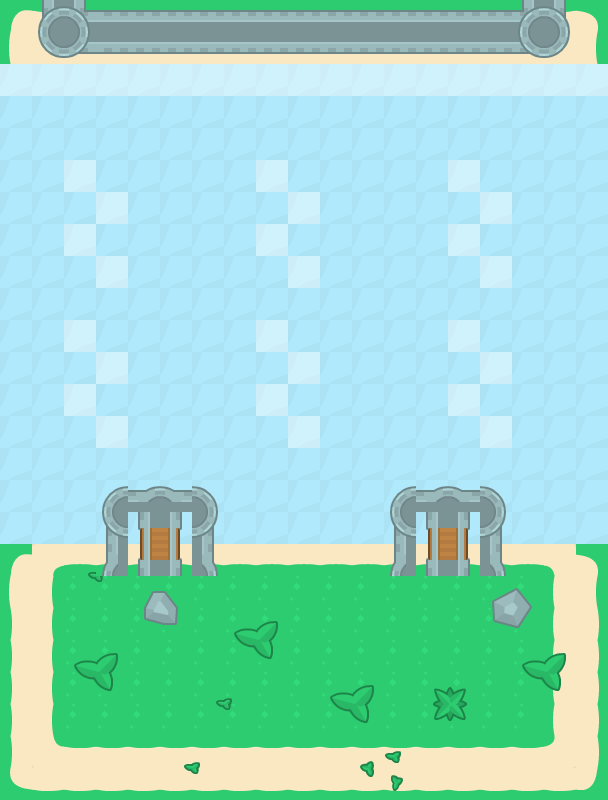

This is a level from a 2D game, rendered from its Tiled map with the project's own tilesets. A one-line summary and the complete map file follow:
An orthogonal 19x25 tile map with 32x32 px tiles, 3 tile layers (Generators, DuckPond, Rocks).

<map version="1.10" tiledversion="1.11.2" orientation="orthogonal" renderorder="right-down" width="19" height="25" tilewidth="32" tileheight="32" infinite="0" nextlayerid="6" nextobjectid="1">
 <editorsettings>
  <export target="DuckPond.json" format="json" />
 </editorsettings>
 <tileset firstgid="1" name="Park" tilewidth="32" tileheight="32" tilecount="384" columns="32">
  <image source="tiles_sheet.png" width="1024" height="384" />
 </tileset>
 <layer id="5" name="Generators" width="19" height="25">
  <data encoding="csv">
0,0,0,0,0,0,0,0,0,0,0,0,0,0,0,0,0,0,0,
0,0,0,0,0,0,0,0,0,0,0,0,0,0,0,0,0,0,0,
237,237,0,0,0,0,0,0,0,0,0,0,0,0,0,0,0,0,0,
0,0,0,0,0,0,0,0,0,0,0,0,0,0,0,0,0,0,0,
0,0,0,0,0,0,0,0,0,0,0,0,0,0,0,0,0,0,0,
0,0,0,0,0,0,0,0,0,0,0,0,0,0,0,0,0,0,0,
0,0,0,0,0,0,0,0,0,0,0,0,0,0,0,0,0,0,0,
0,0,0,0,0,0,0,0,0,0,0,0,0,0,0,0,0,0,0,
0,0,0,0,0,0,0,0,0,0,0,0,0,0,0,0,0,0,0,
0,0,0,0,0,0,0,0,0,0,0,0,0,0,0,0,0,0,0,
0,0,0,0,0,0,0,0,0,0,0,0,0,0,0,0,0,0,0,
0,0,0,0,0,0,0,0,0,0,0,0,0,0,0,0,0,0,0,
0,0,0,0,0,0,0,0,0,0,0,0,0,0,0,0,0,0,0,
0,0,0,0,0,0,0,0,0,0,0,0,0,0,0,0,0,0,0,
0,0,0,0,0,0,0,0,0,0,0,0,0,0,0,0,0,0,0,
0,0,0,0,0,0,0,0,0,0,0,0,0,0,0,0,0,0,0,
0,0,0,0,0,0,117,117,117,117,117,117,117,117,117,117,117,117,117,
0,0,0,0,0,0,0,0,0,0,117,117,117,117,0,0,0,0,0,
0,0,0,0,0,0,0,0,0,0,0,0,0,0,0,0,0,0,0,
0,0,0,0,0,0,0,0,0,0,0,0,0,0,0,0,0,0,0,
0,0,0,0,0,0,0,0,0,0,0,0,0,0,0,0,0,0,0,
0,0,0,0,0,0,0,0,0,0,0,0,0,0,0,0,0,0,0,
0,0,0,0,0,0,0,0,0,0,0,0,0,0,0,0,0,0,0,
0,0,0,0,0,0,0,0,0,0,0,0,0,0,0,0,0,0,0,
0,0,0,0,0,0,0,0,0,0,0,0,0,0,0,0,0,0,0
</data>
 </layer>
 <layer id="1" name="DuckPond" width="19" height="25">
  <data encoding="csv">
135,136,136,136,136,136,136,136,136,136,136,136,136,136,136,136,136,136,138,
167,265,265,265,265,265,265,265,265,265,265,265,265,265,265,265,265,265,170,
273,273,273,273,273,273,273,273,273,273,273,273,273,273,273,273,273,273,273,
273,273,273,273,273,273,273,273,273,273,273,273,273,273,273,273,273,273,273,
273,273,273,273,273,273,273,273,273,273,273,273,273,273,273,273,273,273,273,
273,273,273,273,273,273,273,273,273,273,273,273,273,273,273,273,273,273,273,
273,273,273,273,273,273,273,273,273,273,273,273,273,273,273,273,273,273,273,
273,273,273,273,273,273,273,273,273,273,273,273,273,273,273,273,273,273,273,
273,273,273,273,273,273,273,273,273,273,273,273,273,273,273,273,273,273,273,
273,273,273,273,273,273,273,273,273,273,273,273,273,273,273,273,273,273,273,
273,273,273,273,273,273,273,273,273,273,273,273,273,273,273,273,273,273,273,
273,273,273,273,273,273,273,273,273,273,273,273,273,273,273,273,273,273,273,
273,273,273,273,273,273,273,273,273,273,273,273,273,273,273,273,273,273,273,
273,273,273,273,273,273,273,273,273,273,273,273,273,273,273,273,273,273,273,
273,273,273,273,273,273,273,273,273,273,273,273,273,273,273,273,273,273,273,
273,273,273,273,273,273,273,273,273,273,273,273,273,273,273,273,273,273,273,
273,273,273,273,273,273,273,273,273,273,273,273,273,273,273,273,273,273,273,
135,44,45,45,45,45,45,45,45,45,45,45,45,45,45,45,45,49,138,
167,108,174,174,174,174,174,174,174,174,174,174,174,174,174,174,174,113,170,
199,108,174,174,174,174,174,174,174,174,174,174,174,174,174,174,174,113,202,
199,108,174,174,174,174,174,174,174,174,174,174,174,174,174,174,174,113,202,
199,108,174,174,174,174,174,174,174,174,174,174,174,174,174,174,174,113,202,
199,108,174,174,174,174,174,174,174,174,174,174,174,174,174,174,174,113,202,
199,204,206,206,206,206,206,206,206,206,206,206,206,206,206,206,206,209,202,
231,232,232,232,232,232,232,232,232,232,232,232,232,232,232,232,232,232,234
</data>
 </layer>
 <layer id="2" name="Rocks" width="19" height="25">
  <data encoding="csv">
0,345,346,224,224,224,224,224,224,224,224,224,224,224,224,224,347,348,0,
0,377,378,256,256,256,256,256,256,256,256,256,256,256,256,256,379,380,0,
117,117,117,117,117,117,117,117,117,117,117,117,117,117,117,117,117,117,117,
273,273,273,273,273,273,273,273,273,273,273,273,273,273,273,273,273,273,273,
0,0,0,0,0,0,0,0,0,0,0,0,0,0,0,0,0,0,0,
0,0,116,0,0,0,0,273,116,0,0,0,0,0,116,0,0,0,0,
0,0,0,116,0,0,0,0,0,116,0,0,0,0,0,116,0,0,0,
0,0,116,0,0,0,0,0,116,0,0,0,0,0,116,0,0,0,0,
0,0,0,116,0,0,0,0,0,116,0,0,0,0,0,116,0,0,0,
0,0,0,0,0,0,0,0,0,0,0,0,0,0,0,0,0,0,0,
0,0,116,0,0,0,0,0,116,0,0,0,0,0,116,0,0,0,0,
0,0,0,116,0,0,0,0,0,116,0,0,0,0,0,116,0,0,0,
0,0,116,0,0,0,0,0,116,0,0,0,0,0,116,0,0,0,0,
0,0,0,116,0,0,0,0,0,116,0,0,0,0,0,116,0,0,0,
0,0,0,0,0,0,0,0,0,0,0,0,0,0,0,0,0,0,0,
0,0,0,25,351,352,26,0,0,0,0,0,25,351,352,26,0,0,0,
0,0,0,185,215,216,186,0,0,0,0,0,185,215,216,186,0,0,0,
0,0,333,349,247,248,350,0,0,0,0,0,349,247,248,350,0,0,0,
0,0,365,366,193,194,0,0,0,0,0,0,0,0,0,197,198,0,0,
0,0,0,0,225,226,0,267,268,0,0,0,0,0,0,229,230,0,0,
0,0,267,268,0,0,0,299,300,0,0,0,0,0,0,0,267,268,0,
0,0,299,300,0,0,333,334,0,0,267,268,0,271,272,0,299,300,0,
0,0,0,0,0,0,365,366,0,0,299,300,0,303,304,0,0,0,0,
0,0,0,0,0,333,334,0,0,0,0,335,336,0,0,0,0,0,0,
0,0,0,0,0,365,366,0,0,0,0,367,368,0,0,0,0,0,0
</data>
 </layer>
</map>
